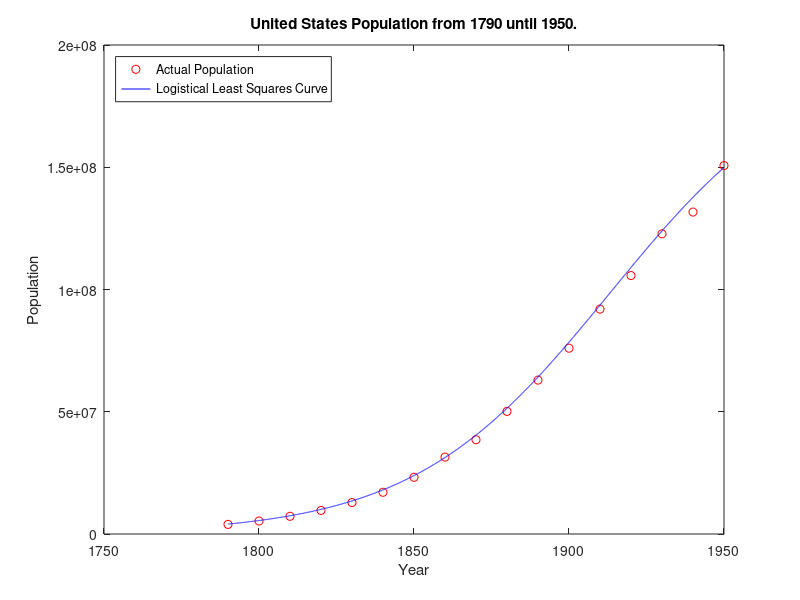

Here is the MATLAB script that generated this plot:
% Test 1 Problem 1
% Actual:
x1 = 1790:10:1950;
y1 = [3929000, 5308000, 7240000, 9638000, 12866000,17069000, 23192000,  31443000, 38558000, 50156000, 62948000, 75995000, 91972000, 105711000, 122775000, 131669000, 150697000];

% Theoretical:
x2 = linspace(1790,1950,10000);
y2 = 197273000./(1+exp((-0.03134)*(x2-1913.25)));

% Graph:
plot(x1,y1,'ro')
hold on
plot(x2,y2,'b')

% Accessories:
xlabel('Year')
ylabel('Population')
title('United States Population from 1790 until 1950.')
legend('Actual Population', 'Logistical Least Squares Curve', 'location','northwest')